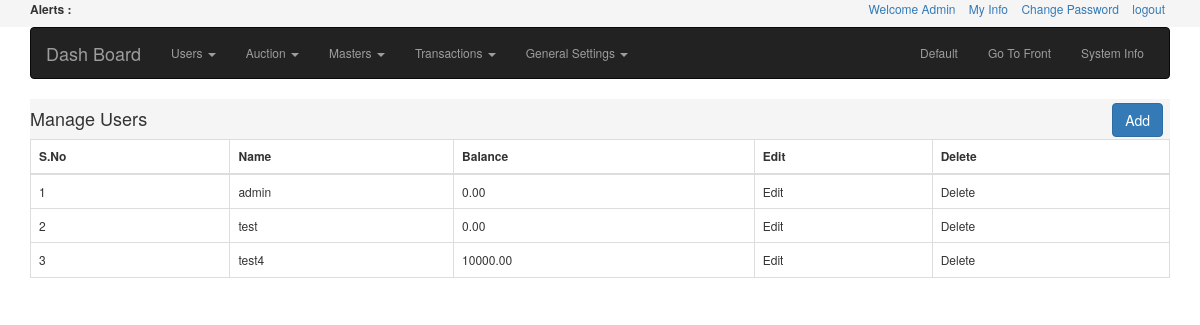
Page /admin/manage_users.php on the committed database.
### tables this page shows
CREATE TABLE IF NOT EXISTS `auction_users` (
  `id` int(11) NOT NULL AUTO_INCREMENT,
  `username` varchar(255) NOT NULL,
  `email` varchar(255) NOT NULL,
  `password` varchar(255) NOT NULL,
  `first_name` varchar(255) NOT NULL,
  `last_name` varchar(255) NOT NULL,
  `type` enum('admin','user') NOT NULL DEFAULT 'user',
  `status` enum('active','inactive') NOT NULL DEFAULT 'active',
  `balance` double(9,2) NOT NULL,
  PRIMARY KEY (`id`)
);

### includes/db.php (called while the page is built, shortened)
<?php
class db{
	function connect($host, $user, $pass, $base_name)
	{
		$db = mysql_select_db($base_name);
	}
	function getAll($query)
	{
		$result = mysql_query($query);
		$res = array();
		while($rows = mysql_fetch_assoc($result)){
			$res[] = $rows;
		}
		return $res;
	}
}

### init.php (called while the page is built, shortened)
<?php
include('includes/db.php');
$db = new db;

### admin/manage_users.php (the view)
<?php
include('../init.php');
$sql = "select * from auction_users";
$users = $db->getAll($sql);
include('header.php');
?>
<div class="table_header">
	<div class="admin_tbl_title"><h4>Manage Users</h4></div>
	<button id="addCategoryBtn" class="btn btn-primary addCategoryBtn">Add</button>
</div>
<table class="table table-bordered">
   <thead>
      <tr>
         <th>S.No</th>
         <th>Name</th>
         <th>Balance</th>
         <th>Edit</th>
         <th>Delete</th>
      </tr>
   </thead>
   <tbody>
   <?php foreach ($users as $key => $user): ?>
   		<tr>
      		<td><?= $user['id']  ?></td>
      		<td><?= $user['username']  ?></td>
            <td><?= $user['balance']  ?></td>
      		<td>Edit</td>
      		<td>Delete</td>
      	</tr>
   <?php endforeach ?>
   </tbody>
</table>
<?php include('footer.php'); ?>

### css/style.css (style rules this page uses)
body { font-size: 12px; }
.table_header { background: none repeat scroll 0 0 #f5f5f5; overflow: auto; }
.admin_tbl_title { float: left; }
.addCategoryBtn { float: right;float: right; margin-right: 7px; margin-top: 4px; }

### rows in the picture
auction_users: id "1", username "admin", balance "0.00"
auction_users: id "2", username "test", balance "0.00"
auction_users: id "3", username "test4", balance "10000.00"
